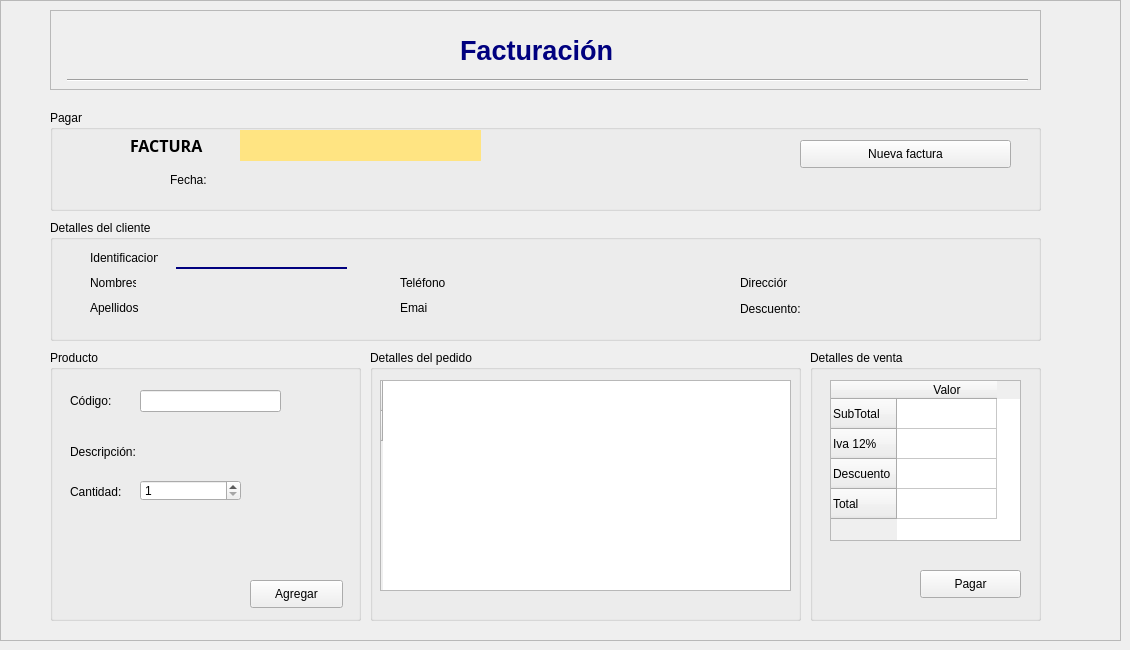
     <widget class="QWidget" name="pag_factura">
      <widget class="QFrame" name="frame_8">
       <property name="geometry">
        <rect>
         <x>0</x>
         <y>0</y>
         <width>1121</width>
         <height>641</height>
        </rect>
       </property>
       <property name="frameShape">
        <enum>QFrame::StyledPanel</enum>
       </property>
       <property name="frameShadow">
        <enum>QFrame::Raised</enum>
       </property>
       <widget class="QGroupBox" name="groupBox_7">
        <property name="geometry">
         <rect>
          <x>50</x>
          <y>220</y>
          <width>991</width>
          <height>121</height>
         </rect>
        </property>
        <property name="layoutDirection">
         <enum>Qt::LeftToRight</enum>
        </property>
        <property name="title">
         <string>Detalles del cliente</string>
        </property>
        <widget class="QPushButton" name="btnBuscUserFact">
         <property name="enabled">
          <bool>true</bool>
         </property>
         <property name="geometry">
          <rect>
           <x>320</x>
           <y>30</y>
           <width>31</width>
           <height>21</height>
          </rect>
         </property>
         <property name="styleSheet">
          <string notr="true">QPushButton{
	border-radius: None;
}

QPushButton:hover{
	border: 2px solid #173264;

}</string>
         </property>
         <property name="text">
          <string/>
         </property>
         <property name="icon">
          <iconset>
           <normaloff>imagenes/lupa.png</normaloff>imagenes/lupa.png</iconset>
         </property>
         <property name="iconSize">
          <size>
           <width>20</width>
           <height>20</height>
          </size>
         </property>
        </widget>
        <widget class="QLabel" name="label_47">
         <property name="geometry">
          <rect>
           <x>690</x>
           <y>75</y>
           <width>61</width>
           <height>28</height>
          </rect>
         </property>
         <property name="text">
          <string>Descuento:</string>
         </property>
        </widget>
        <widget class="QLabel" name="lblNombres">
         <property name="geometry">
          <rect>
           <x>130</x>
           <y>55</y>
           <width>171</width>
           <height>16</height>
          </rect>
         </property>
         <property name="text">
          <string/>
         </property>
        </widget>
        <widget class="QLabel" name="lblApellidos">
         <property name="geometry">
          <rect>
           <x>130</x>
           <y>80</y>
           <width>171</width>
           <height>16</height>
          </rect>
         </property>
         <property name="text">
          <string/>
         </property>
        </widget>
        <widget class="QLineEdit" name="txtIdentificacion_3">
         <property name="enabled">
          <bool>false</bool>
         </property>
         <property name="geometry">
          <rect>
           <x>126</x>
           <y>29</y>
           <width>171</width>
           <height>20</height>
          </rect>
         </property>
         <property name="styleSheet">
          <string notr="true">background-color:rgba(0,0,0,0);
border:none;
border-bottom:2px solid rgba(0, 0, 127,255);
color: rgb(0, 0, 0);
padding-botom:7px;</string>
         </property>
         <property name="placeholderText">
          <string/>
         </property>
        </widget>
        <widget class="QLabel" name="label_16">
         <property name="geometry">
          <rect>
           <x>40</x>
           <y>30</y>
           <width>68</width>
           <height>16</height>
          </rect>
         </property>
         <property name="text">
          <string>Identificacion:</string>
         </property>
        </widget>
        <widget class="QLabel" name="label_17">
         <property name="geometry">
          <rect>
           <x>40</x>
           <y>55</y>
           <width>46</width>
           <height>16</height>
          </rect>
         </property>
         <property name="text">
          <string>Nombres:</string>
         </property>
        </widget>
        <widget class="QLabel" name="label_42">
         <property name="geometry">
          <rect>
           <x>690</x>
           <y>55</y>
           <width>47</width>
           <height>16</height>
          </rect>
         </property>
         <property name="text">
          <string>Dirección:</string>
         </property>
        </widget>
        <widget class="QLabel" name="label_18">
         <property name="geometry">
          <rect>
           <x>40</x>
           <y>80</y>
           <width>49</width>
           <height>16</height>
          </rect>
         </property>
         <property name="text">
          <string>Apellidos: </string>
         </property>
        </widget>
        <widget class="QLabel" name="label_43">
         <property name="geometry">
          <rect>
           <x>350</x>
           <y>55</y>
           <width>46</width>
           <height>16</height>
          </rect>
         </property>
         <property name="text">
          <string>Teléfono:</string>
         </property>
        </widget>
        <widget class="QLabel" name="label_19">
         <property name="geometry">
          <rect>
           <x>350</x>
           <y>80</y>
           <width>28</width>
           <height>16</height>
          </rect>
         </property>
         <property name="text">
          <string>Email:</string>
         </property>
        </widget>
        <widget class="QLabel" name="lblTelefono">
         <property name="geometry">
          <rect>
           <x>440</x>
           <y>55</y>
           <width>171</width>
           <height>16</height>
          </rect>
         </property>
         <property name="text">
          <string/>
         </property>
        </widget>
        <widget class="QLabel" name="lblemail">
         <property name="geometry">
          <rect>
           <x>440</x>
           <y>80</y>
           <width>171</width>
           <height>16</height>
          </rect>
         </property>
         <property name="text">
          <string/>
         </property>
        </widget>
        <widget class="QLabel" name="lblDireccion">
         <property name="geometry">
          <rect>
           <x>790</x>
           <y>55</y>
           <width>171</width>
           <height>16</height>
          </rect>
         </property>
         <property name="text">
          <string/>
         </property>
        </widget>
        <widget class="QLabel" name="lblDescuento">
         <property name="geometry">
          <rect>
           <x>790</x>
           <y>80</y>
           <width>171</width>
           <height>16</height>
          </rect>
         </property>
         <property name="text">
          <string/>
         </property>
        </widget>
       </widget>
       <widget class="QFrame" name="frame_9">
        <property name="geometry">
         <rect>
          <x>50</x>
          <y>10</y>
          <width>991</width>
          <height>80</height>
         </rect>
        </property>
        <property name="frameShape">
         <enum>QFrame::StyledPanel</enum>
        </property>
        <property name="frameShadow">
         <enum>QFrame::Raised</enum>
        </property>
        <widget class="QLabel" name="label_48">
         <property name="geometry">
          <rect>
           <x>920</x>
           <y>10</y>
           <width>61</width>
           <height>51</height>
          </rect>
         </property>
         <property name="text">
          <string/>
         </property>
         <property name="pixmap">
          <pixmap>imagenes/istockphoto-1138644570-612x612.jpg</pixmap>
         </property>
         <property name="scaledContents">
          <bool>true</bool>
         </property>
        </widget>
        <widget class="Line" name="line_4">
         <property name="geometry">
          <rect>
           <x>17</x>
           <y>60</y>
           <width>961</width>
           <height>20</height>
          </rect>
         </property>
         <property name="orientation">
          <enum>Qt::Horizontal</enum>
         </property>
        </widget>
        <widget class="QLabel" name="label_49">
         <property name="geometry">
          <rect>
           <x>410</x>
           <y>20</y>
           <width>301</width>
           <height>41</height>
          </rect>
         </property>
         <property name="font">
          <font>
           <family>Tahoma</family>
           <pointsize>20</pointsize>
           <weight>75</weight>
           <bold>true</bold>
          </font>
         </property>
         <property name="text">
          <string>&lt;html&gt;&lt;head/&gt;&lt;body&gt;&lt;p&gt;&lt;span style=&quot; color:#00007f;&quot;&gt;Facturación&lt;/span&gt;&lt;/p&gt;&lt;/body&gt;&lt;/html&gt;</string>
         </property>
         <property name="textFormat">
          <enum>Qt::AutoText</enum>
         </property>
        </widget>
       </widget>
       <widget class="QGroupBox" name="groupBox_6">
        <property name="geometry">
         <rect>
          <x>50</x>
          <y>350</y>
          <width>311</width>
          <height>271</height>
         </rect>
        </property>
        <property name="title">
         <string>Producto</string>
        </property>
        <widget class="QLabel" name="label_50">
         <property name="geometry">
          <rect>
           <x>20</x>
           <y>90</y>
           <width>71</width>
           <height>23</height>
          </rect>
         </property>
         <property name="text">
          <string>Descripción:</string>
         </property>
        </widget>
        <widget class="QSpinBox" name="box_cantidadfact">
         <property name="geometry">
          <rect>
           <x>90</x>
           <y>130</y>
           <width>101</width>
           <height>21</height>
          </rect>
         </property>
         <property name="minimum">
          <number>1</number>
         </property>
         <property name="maximum">
          <number>100</number>
         </property>
        </widget>
        <widget class="QPushButton" name="btn_agregarfact">
         <property name="geometry">
          <rect>
           <x>200</x>
           <y>230</y>
           <width>93</width>
           <height>28</height>
          </rect>
         </property>
         <property name="text">
          <string>Agregar</string>
         </property>
         <property name="icon">
          <iconset>
           <normaloff>imagenes/icons8-de-acuerdo-94.png</normaloff>imagenes/icons8-de-acuerdo-94.png</iconset>
         </property>
        </widget>
        <widget class="QLabel" name="label_24">
         <property name="geometry">
          <rect>
           <x>20</x>
           <y>40</y>
           <width>61</width>
           <height>21</height>
          </rect>
         </property>
         <property name="text">
          <string>Código: </string>
         </property>
        </widget>
        <widget class="QLineEdit" name="txtbuscarProducto2">
         <property name="geometry">
          <rect>
           <x>90</x>
           <y>40</y>
           <width>141</width>
           <height>22</height>
          </rect>
         </property>
        </widget>
        <widget class="QLabel" name="label_51">
         <property name="geometry">
          <rect>
           <x>20</x>
           <y>130</y>
           <width>61</width>
           <height>23</height>
          </rect>
         </property>
         <property name="text">
          <string>Cantidad:</string>
         </property>
        </widget>
        <widget class="QLabel" name="lblApellidos_2">
         <property name="geometry">
          <rect>
           <x>90</x>
           <y>90</y>
           <width>171</width>
           <height>21</height>
          </rect>
         </property>
         <property name="text">
          <string/>
         </property>
        </widget>
        <widget class="QPushButton" name="btnBuscProdFact">
         <property name="enabled">
          <bool>true</bool>
         </property>
         <property name="geometry">
          <rect>
           <x>260</x>
           <y>40</y>
           <width>31</width>
           <height>21</height>
          </rect>
         </property>
         <property name="styleSheet">
          <string notr="true">QPushButton{
	border-radius: None;
}

QPushButton:hover{
	border: 2px solid #173264;

}</string>
         </property>
         <property name="text">
          <string/>
         </property>
         <property name="icon">
          <iconset>
           <normaloff>imagenes/lupa.png</normaloff>imagenes/lupa.png</iconset>
         </property>
         <property name="iconSize">
          <size>
           <width>20</width>
           <height>20</height>
          </size>
         </property>
        </widget>
       </widget>
       <widget class="QGroupBox" name="groupBox_8">
        <property name="geometry">
         <rect>
          <x>370</x>
          <y>350</y>
          <width>431</width>
          <height>271</height>
         </rect>
        </property>
        <property name="title">
         <string>Detalles del pedido</string>
        </property>
        <widget class="QTableWidget" name="tabla_productosfac">
         <property name="geometry">
          <rect>
           <x>10</x>
           <y>30</y>
           <width>411</width>
           <height>211</height>
          </rect>
         </property>
         <row>
          <property name="text">
           <string/>
          </property>
         </row>
         <row>
          <property name="text">
           <string/>
          </property>
         </row>
        </widget>
       </widget>
       <widget class="QGroupBox" name="groupBox_9">
        <property name="geometry">
         <rect>
          <x>810</x>
          <y>350</y>
          <width>231</width>
          <height>271</height>
         </rect>
        </property>
        <property name="title">
         <string>Detalles de venta</string>
        </property>
        <widget class="QTableWidget" name="tabla_facturafac">
         <property name="geometry">
          <rect>
           <x>20</x>
           <y>30</y>
           <width>191</width>
           <height>161</height>
          </rect>
         </property>
         <row>
          <property name="text">
           <string>SubTotal</string>
          </property>
         </row>
         <row>
          <property name="text">
           <string>Iva 12%</string>
          </property>
         </row>
         <row>
          <property name="text">
           <string>Descuento</string>
          </property>
         </row>
         <row>
          <property name="text">
           <string>Total</string>
          </property>
         </row>
         <column>
          <property name="text">
           <string>Valor</string>
          </property>
         </column>
        </widget>
        <widget class="QPushButton" name="btn_pagarfac">
         <property name="geometry">
          <rect>
           <x>110</x>
           <y>220</y>
           <width>101</width>
           <height>28</height>
          </rect>
         </property>
         <property name="text">
          <string>Pagar</string>
         </property>
        </widget>
       </widget>
       <widget class="QGroupBox" name="groupBox_10">
        <property name="geometry">
         <rect>
          <x>50</x>
          <y>110</y>
          <width>991</width>
          <height>101</height>
         </rect>
        </property>
        <property name="title">
         <string>Pagar</string>
        </property>
        <widget class="QLabel" name="lblFecha">
         <property name="geometry">
          <rect>
           <x>180</x>
           <y>60</y>
           <width>251</width>
           <height>21</height>
          </rect>
         </property>
         <property name="text">
          <string/>
         </property>
        </widget>
        <widget class="QLabel" name="label_5">
         <property name="geometry">
          <rect>
           <x>120</x>
           <y>60</y>
           <width>51</width>
           <height>20</height>
          </rect>
         </property>
         <property name="text">
          <string>Fecha: </string>
         </property>
        </widget>
        <widget class="QLabel" name="lbltitulo">
         <property name="geometry">
          <rect>
           <x>80</x>
           <y>20</y>
           <width>131</width>
           <height>31</height>
          </rect>
         </property>
         <property name="font">
          <font>
           <family>MS Reference Sans Serif</family>
           <pointsize>26</pointsize>
          </font>
         </property>
         <property name="text">
          <string>&lt;html&gt;&lt;head/&gt;&lt;body&gt;&lt;p&gt;&lt;span style=&quot; font-size:12pt; font-weight:600;&quot;&gt;FACTURA &lt;/span&gt;&lt;/p&gt;&lt;/body&gt;&lt;/html&gt;</string>
         </property>
        </widget>
        <widget class="QLabel" name="lblNumeroFactura_2">
         <property name="geometry">
          <rect>
           <x>190</x>
           <y>20</y>
           <width>241</width>
           <height>31</height>
          </rect>
         </property>
         <property name="font">
          <font>
           <family>MS Reference Sans Serif</family>
           <pointsize>11</pointsize>
          </font>
         </property>
         <property name="styleSheet">
          <string notr="true">background-color: rgb(255, 228, 130);</string>
         </property>
         <property name="text">
          <string/>
         </property>
        </widget>
        <widget class="QPushButton" name="btn_nuevaFactura">
         <property name="geometry">
          <rect>
           <x>750</x>
           <y>30</y>
           <width>211</width>
           <height>28</height>
          </rect>
         </property>
         <property name="text">
          <string>Nueva factura</string>
         </property>
        </widget>
       </widget>
      </widget>
     </widget>
